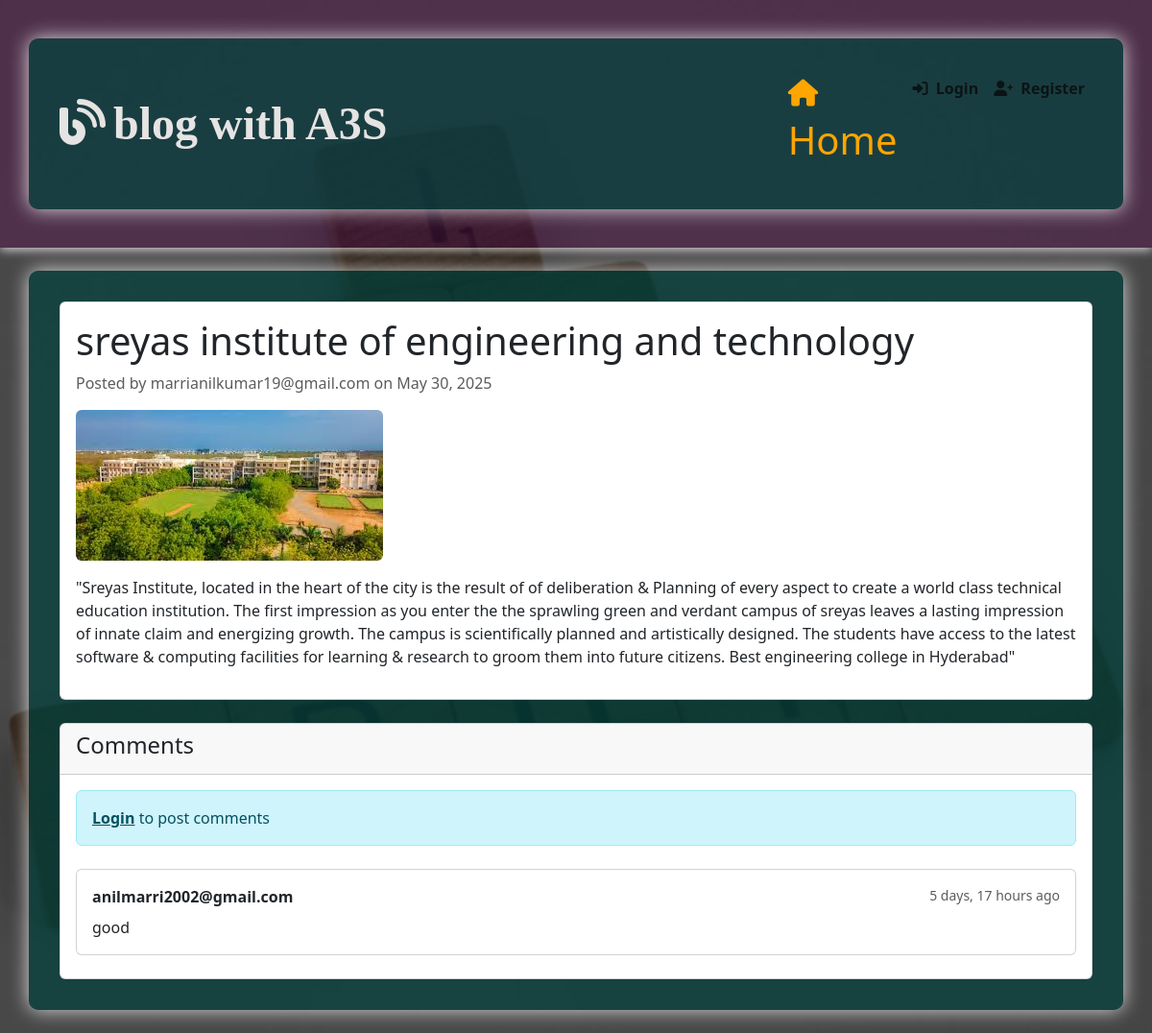
/post/5/, run on the app's committed database.
### blog/models.py (models this page shows, shortened)
class Post(models.Model):
    title = models.CharField(max_length=100)
    content = models.TextField()
    date_posted = models.DateTimeField(default=timezone.now)
    author = models.ForeignKey(User, on_delete=models.CASCADE)
    likes = models.ManyToManyField(User, related_name='blog_posts')
    image = models.ImageField(upload_to='post_images/', null=True, blank=True)
    video = models.FileField(upload_to='post_videos/', null=True, blank=True)

class Comment(models.Model):
    post = models.ForeignKey(Post, on_delete=models.CASCADE, related_name='comments')
    author = models.ForeignKey(User, on_delete=models.CASCADE)
    content = models.TextField()
    date_posted = models.DateTimeField(default=timezone.now)

### blog/views.py (the view)
# urls.py: path('post/<int:pk>/', views.post_detail, name='post-detail'),
def post_detail(request, pk):
    post = get_object_or_404(Post, pk=pk)
    comments = post.comments.all().order_by('-date_posted')
    if request.method == 'POST':
        if not request.user.is_authenticated:
            messages.error(request, 'You need to login to comment')
            return redirect('login')
        comment_form = CommentForm(request.POST)
        if comment_form.is_valid():
            comment = comment_form.save(commit=False)
            comment.post = post
            comment.author = request.user
            comment.save()
            messages.success(request, 'Your comment has been posted!')
            return redirect('post-detail', pk=post.pk)
        else:
            messages.error(request, 'Error posting your comment')
    else:
        comment_form = CommentForm()
    return render(request, 'blog/post_detail.html', {
        'post': post,
        'comments': comments,
        'comment_form': comment_form,
        'is_liked': post.likes.filter(id=request.user.id).exists() if request.user.is_authenticated else False
    })

### blog/templates/blog/post_detail.html (shortened to what this page needs)
{% extends "blog/base.html" %}
{% block content %}
<div class="card mb-4">
    <div class="card-body">
        <h1 class="card-title">{{ post.title }}</h1>
        <p class="text-muted">Posted by {{ post.author }} on {{ post.date_posted|date:"F d, Y" }}</p>
        {% if post.image %}
        <div class="mb-3">
            <img src="{{ post.image.url }}" alt="Post image" class="img-fluid rounded">
        </div>
        {% endif %}
        <p class="card-text">{{ post.content|linebreaks }}</p>
    </div>
</div>
<div class="card">
    <div class="card-header">
        <h4>Comments</h4>
    </div>
    <div class="card-body">
        {% if user.is_authenticated %}
        <form method="POST" action="{% url 'post-detail' post.pk %}">
            {% csrf_token %}
            <div class="mb-3">
                {{ comment_form.content }}
            </div>
            <button type="submit" class="btn btn-primary">Post Comment</button>
        </form>
        {% else %}
        <div class="alert alert-info">
            <a href="{% url 'login' %}?next={% url 'post-detail' post.pk %}" class="alert-link">Login</a> to post comments
        </div>
        {% endif %}
        <div class="mt-4">
            {% for comment in comments %}
            <div class="card mb-2">
                <div class="card-body">
                    <div class="d-flex justify-content-between">
                        <strong>{{ comment.author }}</strong>
                        <small class="text-muted">{{ comment.date_posted|timesince }} ago</small>
                    </div>
                    <p class="mt-2 mb-0">{{ comment.content }}</p>
                </div>
            </div>
            {% empty %}
            <p class="text-muted">No comments yet.</p>
            {% endfor %}
        </div>
    </div>
</div>
{% endblock %}

### blog/static/css/style.css (style rules this page uses)
body { background: linear-gradient(rgba(0, 0, 0, 0.7), rgba(0, 0, 0, 0.7)), url('/static/images/bg.jpg') no-repeat center center fixed; background-size: cover; font-family: 'Segoe UI', Tahoma, Geneva, Verdana, sans-serif; min-height: 100vh; margin: 0; padding: 0; color: #ab2c12; }
.card { transition: all 0.5s cubic-bezier(0.25, 0.8, 0.25, 1); animation: fadeInUp 0.5s ease-out; }

### data on the page
Post: title "sreyas institute of engineering and technology", author "marrianilkumar19@gmail.com", date_posted "May 30, 2025", image (picture), content "\"Sreyas Institute, located in the heart of the city is the result of of deliberation & Planning of every aspect to create a world class technical education institution. The first impression as you enter the the sprawling green and verdant campus of sreyas leaves a lasting impression of innate claim and energizing growth. The campus is scientifically planned and artistically designed. The students have access to the latest software & computing facilities for learning & research to groom them into future citizens. Best engineering college in Hyderabad\""
Comment: author "anilmarri2002@gmail.com", date_posted "5 days, 17 hours", content "good"
